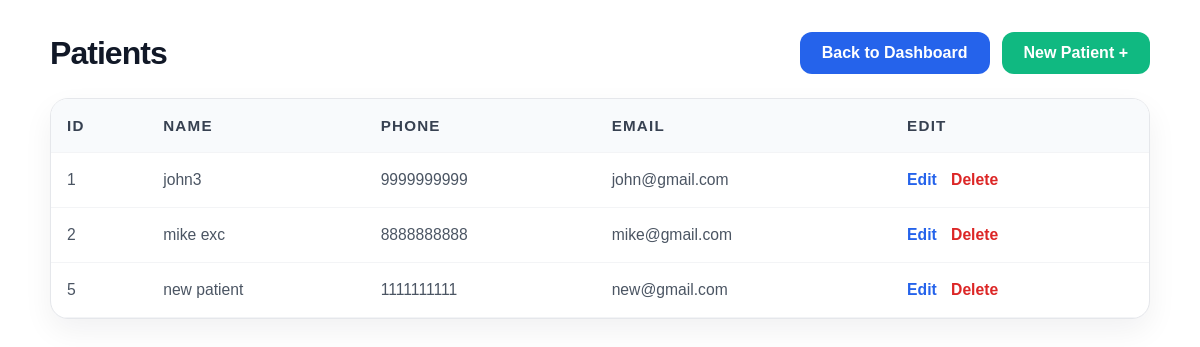
The app's page /patients/ (signed in), older data.
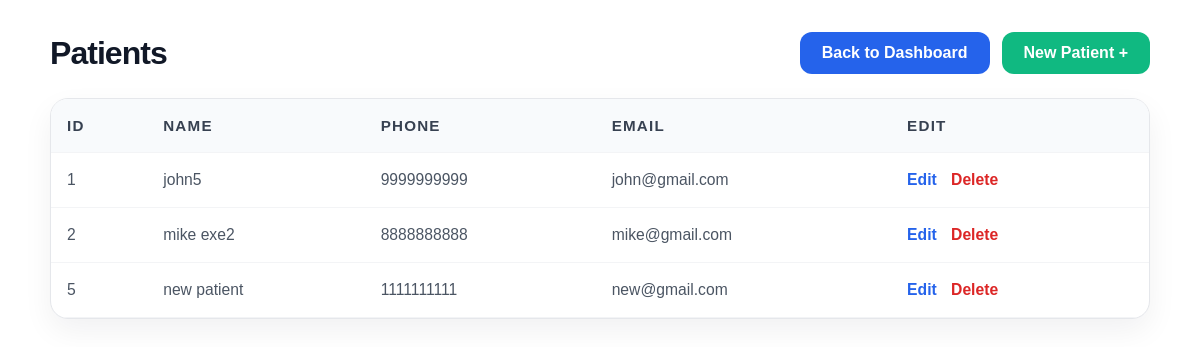
The same page, newer data.
### patients/models.py (models this page shows, shortened)
class Patient(models.Model):
  name = models.CharField(max_length=100)
  phone = models.CharField(max_length=15)
  email = models.EmailField()

### patients/views.py (the view)
# urls.py: path('', patient_list),
@login_required
def patient_list(request):
  patients = Patient.objects.all()
  return render(request, 'list.html', {"patients": patients})

### patients/templates/list.html (shortened to what this page needs)
<div class="list-page-container">
  <div class="list-page-header">
    <h1>Patients</h1>
    <div style="display:flex; gap:12px; flex-wrap:wrap;">
      <a class="btn-back" href="/dashboard">Back to Dashboard</a>
      <a class="btn-back new-btn" href="/patients/create">New Patient +</a>
    </div>
  </div>
  <div class="table-card">
    <div class="table-responsive">
      <table>
        <thead>
          <tr>
            <th>ID</th>
            <th>Name</th>
            <th>Phone</th>
            <th>Email</th>
            <th>Edit</th>
          </tr>
        </thead>
        <tbody>
          {% for p in patients %}
          <tr>
            <td>{{ p.id }}</td>
            <td>{{ p.name }}</td>
            <td>{{ p.phone }}</td>
            <td>{{ p.email }}</td>
            <td class="action-links">
              <a class="edit" href="/patients/{{ p.id }}/edit">Edit</a>
              <a class="delete" href="/patients/{{ p.id }}/delete">Delete</a>
            </td>
          </tr>
          {% empty %}
          <tr>
            <td colspan="5" class="empty-state">No patients found yet.</td>
          </tr>
          {% endfor %}
        </tbody>
      </table>
    </div>
  </div>
</div>

Row changes from the older to the newer data that the page shows:
changed Patient "john@gmail.com": name "john3" → "john5"
changed Patient "mike@gmail.com": name "mike exc" → "mike exe2"
